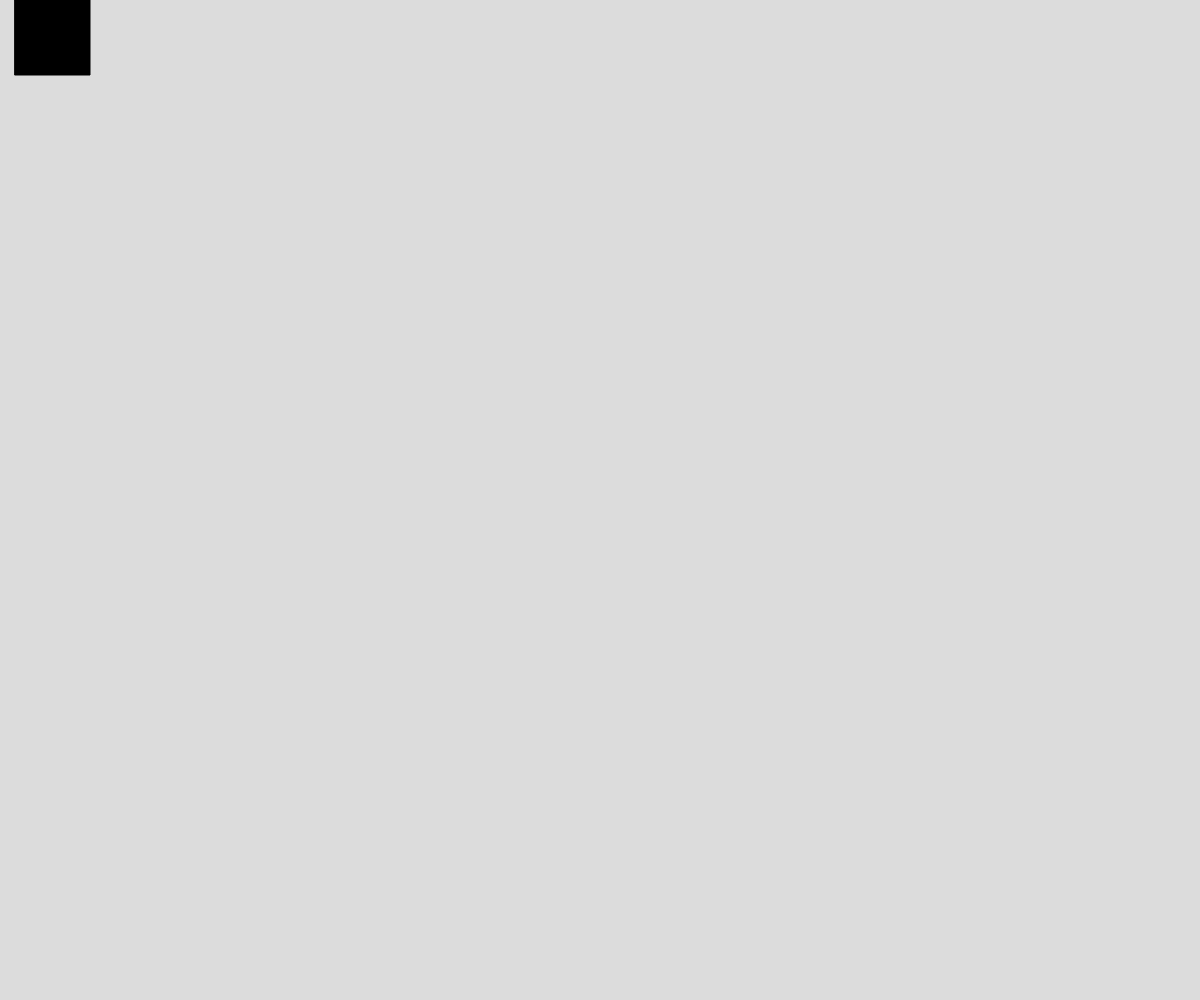
Frame 1 (no input)
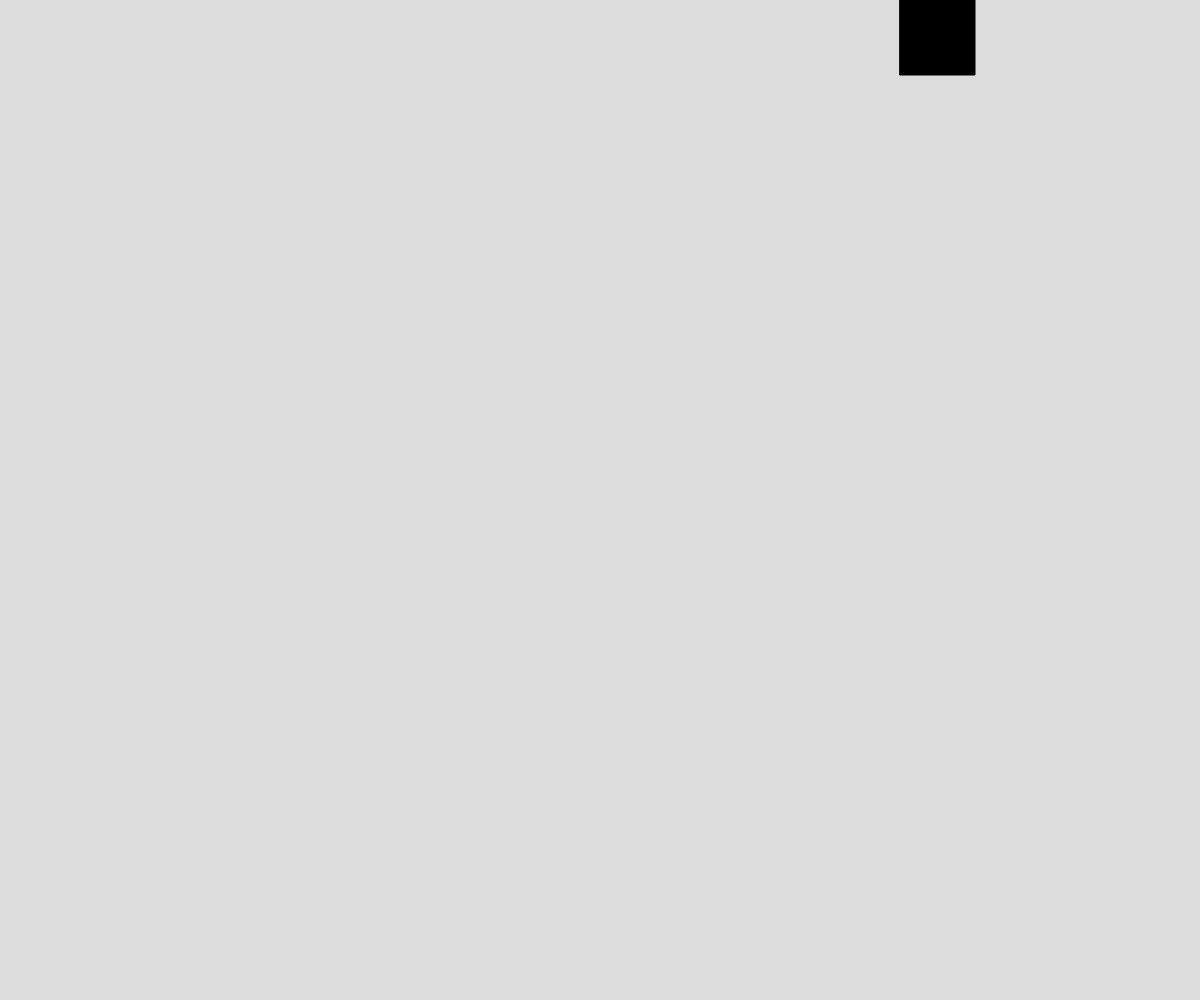
Frame 60 (no input)
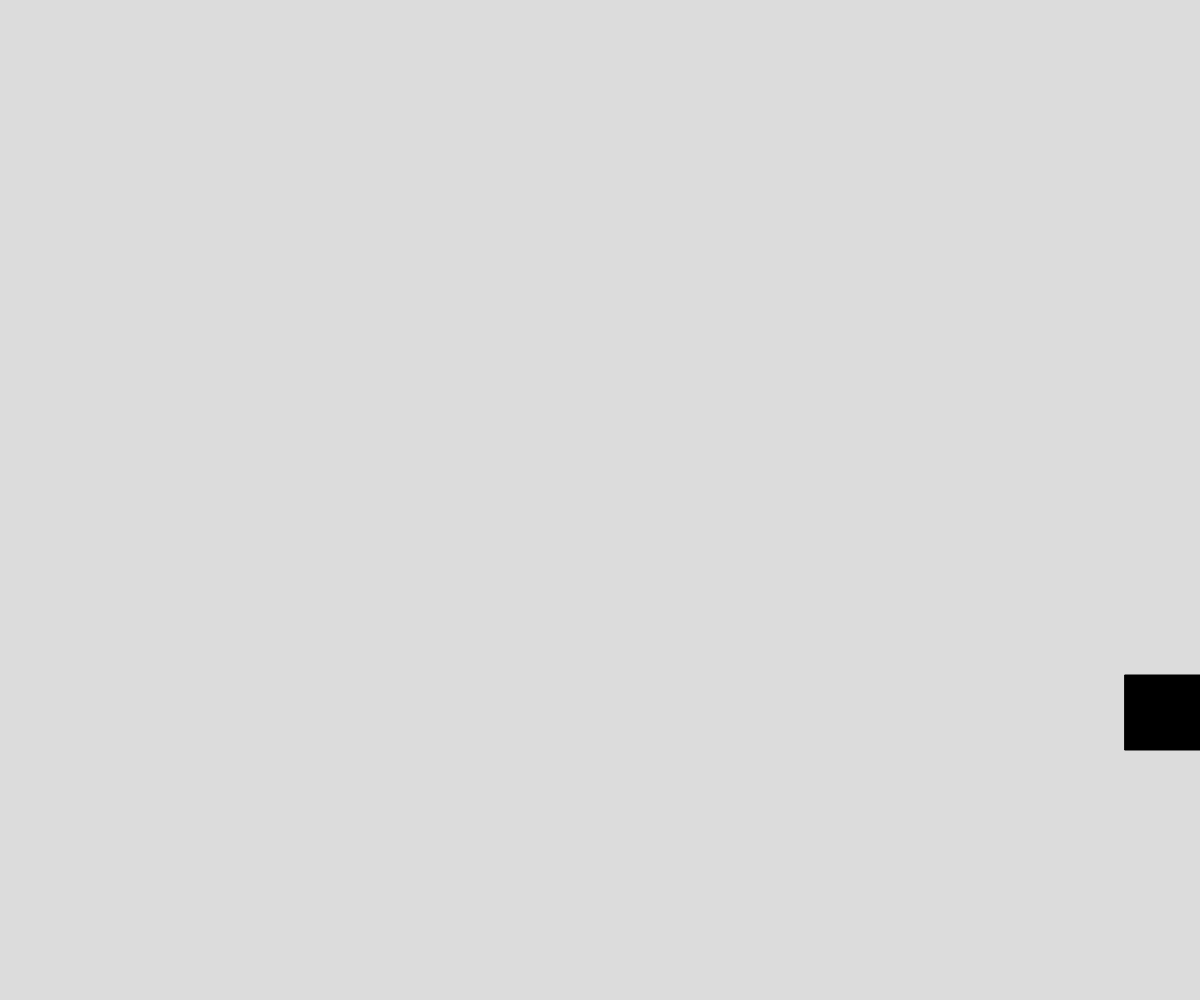
Frame 120 (the mouse pressed at the canvas centre since frame 60)

The p5.js sketch that drew these frames (run headless with seeded random() and noise() and a simulated clock; from frame 60 on, the mouse is pressed at the canvas centre):

// p5.js sketch
// ── sketch.js
// Moving Square with States

let state = "right";
let x = 0;
let y = 0;
let speed = 15;
let rectSize = 75;

function setup() {
  createCanvas(windowWidth, windowHeight);
}

function draw() {
  background(220);

  moveBox();
  displayBox();
}

function moveBox() {
  if (state === "right") {
    x += speed;
    if (x >= width - rectSize) {
      state = "down";
      x = width - rectSize;
    }
  }
  else if (state === "down") {
    y += speed;
    if (y >= height - rectSize) {
      state = "left";
      y = height - rectSize;
    }
  }
  else if (state === "left") {
    x -= speed;
    if (x <= 0) {
      state = "up";
      x = 0;
    }
  }
  else if (state === "up") {
    y -= speed;
    if (y <= 0) {
      state = "right";
      y = 0;
    }
  }
}

function displayBox() {
  fill("black");
  rect(x, y, rectSize, rectSize);
}
